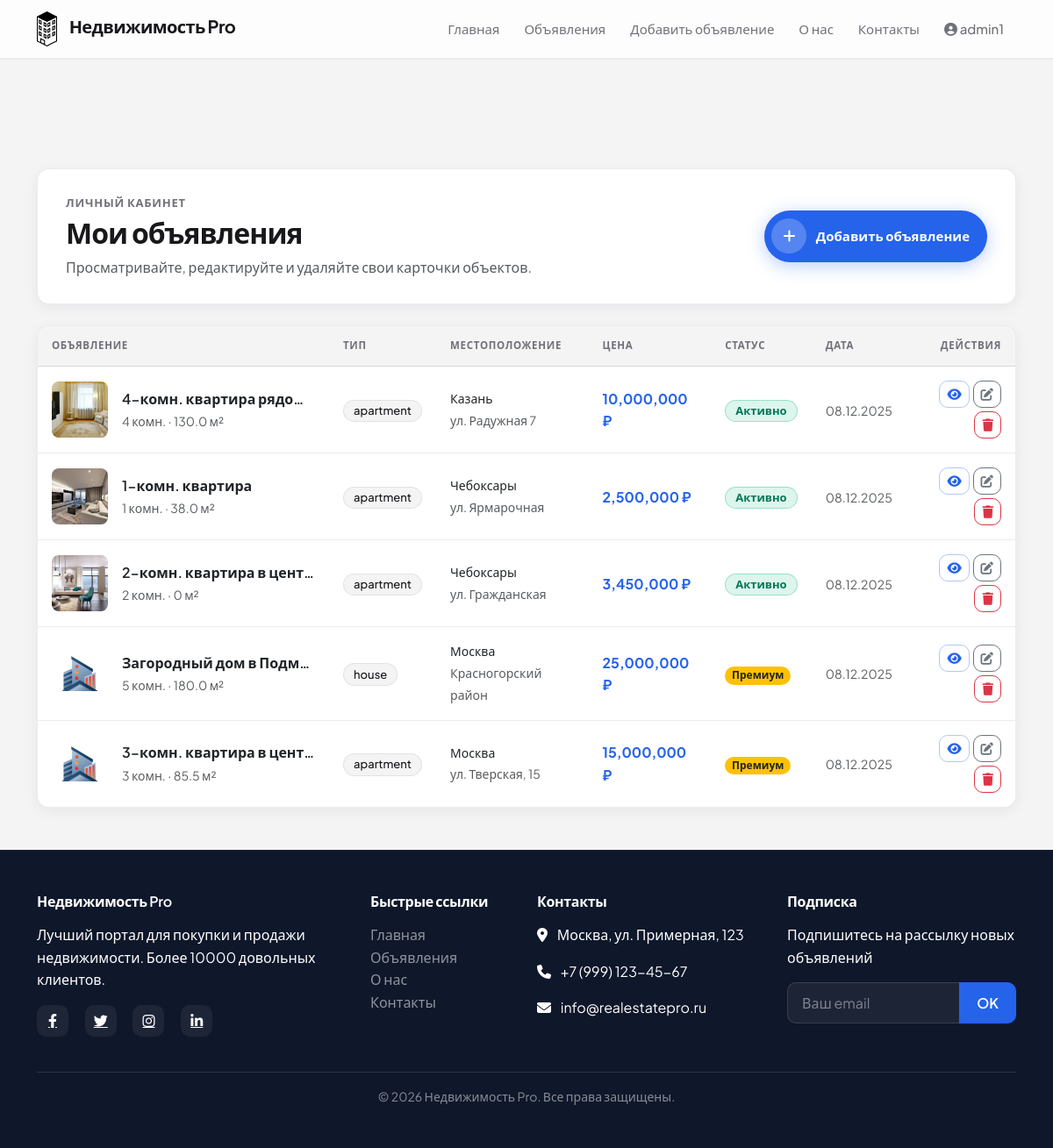
/my-listings (signed in), run on the app's committed database.
### app.py (models this page shows, shortened)
class User(UserMixin, db.Model):
    id = db.Column(db.Integer, primary_key=True)
    username = db.Column(db.String(80), unique=True, nullable=False)
    email = db.Column(db.String(120), unique=True, nullable=False)
    password_hash = db.Column(db.String(200), nullable=False)
    phone = db.Column(db.String(20))
    is_agent = db.Column(db.Boolean, default=False)
    listings = db.relationship('Listing', backref='author', lazy=True)
    created_at = db.Column(db.DateTime, default=datetime.utcnow)

class Listing(db.Model):
    id = db.Column(db.Integer, primary_key=True)
    title = db.Column(db.String(200), nullable=False)
    description = db.Column(db.Text, nullable=False)
    price = db.Column(db.Float, nullable=False)
    property_type = db.Column(db.String(50), nullable=False)
    bedrooms = db.Column(db.Integer)
    bathrooms = db.Column(db.Integer)
    area = db.Column(db.Float)
    location = db.Column(db.String(200), nullable=False)
    city = db.Column(db.String(100), nullable=False)
    featured = db.Column(db.Boolean, default=False)
    main_image = db.Column(db.String(200), default='default.jpg')
    images = db.Column(db.Text, default='[]')
    user_id = db.Column(db.Integer, db.ForeignKey('user.id'), nullable=False)
    created_at = db.Column(db.DateTime, default=datetime.utcnow)
    updated_at = db.Column(db.DateTime, default=datetime.utcnow, onupdate=datetime.utcnow)

### app.py (the view)
@app.route('/my-listings')
@login_required
def my_listings():
    page = request.args.get('page', 1, type=int)
    per_page = 10
    query = Listing.query.filter_by(user_id=current_user.id)
    pagination = query.order_by(Listing.created_at.desc()).paginate(page=page, per_page=per_page)
    return render_template('my_listings.html',
                         listings=pagination.items,
                         pagination=pagination)

### app.py (called while the page is built)
@login_manager.user_loader
def load_user(user_id):
    return User.query.get(int(user_id))

### templates/my_listings.html (shortened to what this page needs)
{% extends "base.html" %}
{% block content %}
<div class="container py-5 my-listings-page">
    <header class="my-listings-head surface-card mb-4">
        <div class="my-listings-head__text">
            <p class="section-eyebrow mb-1">Личный кабинет</p>
            <h1 class="section-title fw-bold mb-2">Мои объявления</h1>
            <p class="text-muted mb-0">Просматривайте, редактируйте и удаляйте свои карточки объектов.</p>
        </div>
        <a href="{{ url_for('add_listing') }}" class="btn btn-add-listing">
            <span class="btn-add-listing__icon" aria-hidden="true"><i class="fas fa-plus"></i></span>
            <span class="btn-add-listing__label">Добавить объявление</span>
        </a>
    </header>
    {% if listings %}
    <div class="surface-card overflow-hidden">
        <div class="table-responsive">
            <table class="table table-hover align-middle my-listings-table mb-0">
                <thead>
                    <tr>
                        <th scope="col">Объявление</th>
                        <th scope="col">Тип</th>
                        <th scope="col">Местоположение</th>
                        <th scope="col">Цена</th>
                        <th scope="col">Статус</th>
                        <th scope="col">Дата</th>
                        <th scope="col" class="text-end">Действия</th>
                    </tr>
                </thead>
                <tbody>
                    {% for listing in listings %}
                    <tr>
                        <td>
                            <div class="d-flex align-items-center gap-3">
                                <img src="{{ url_for('static', filename='images/properties/' + listing.main_image) if listing.main_image else url_for('static', filename='images/default-property.jpg') }}"
                                     class="my-listings-thumb rounded-3 flex-shrink-0"
                                     width="64" height="64"
                                     alt="{{ listing.title }}">
                                <div class="min-w-0">
                                    <div class="fw-semibold text-truncate" style="max-width: 220px;">{{ listing.title }}</div>
                                    <small class="text-muted">{{ listing.bedrooms or 0 }} комн. · {{ listing.area or 0 }} м²</small>
                                </div>
                            </div>
                        </td>
                        <td>
                            <span class="badge rounded-pill my-listings-type">{{ listing.property_type }}</span>
                        </td>
                        <td>
                            <div class="small fw-medium">{{ listing.city }}</div>
                            <small class="text-muted">{{ listing.location|truncate(28) }}</small>
                        </td>
                        <td>
                            <span class="fw-bold text-primary">{{ "{:,.0f}".format(listing.price) }} ₽</span>
                        </td>
                        <td>
                            {% if listing.featured %}
                            <span class="badge rounded-pill bg-warning text-dark">Премиум</span>
                            {% else %}
                            <span class="badge rounded-pill my-listings-status-active">Активно</span>
                            {% endif %}
                        </td>
                        <td>
                            <small class="text-muted">{{ listing.created_at.strftime('%d.%m.%Y') if listing.created_at else '—' }}</small>
                        </td>
                        <td class="text-end">
                            <div class="d-flex flex-wrap justify-content-end gap-1 my-listings-actions">
                                <a href="{{ url_for('listing_detail', listing_id=listing.id) }}"
                                   class="btn btn-sm btn-outline-primary"
                                   title="Просмотр">
                                    <i class="fas fa-eye"></i>
                                </a>
                                <a href="{{ url_for('edit_listing', listing_id=listing.id) }}"
                                   class="btn btn-sm btn-outline-secondary"
                                   title="Редактировать">
                                    <i class="fas fa-edit"></i>
                                </a>
                                <form method="POST" action="{{ url_for('delete_listing', listing_id=listing.id) }}"
                                      class="d-inline"
                                      onsubmit="return confirm('Удалить это объявление?');">
                                    <button type="submit" class="btn btn-sm btn-outline-danger" title="Удалить">
                                        <i class="fas fa-trash"></i>
                                    </button>
                                </form>
                            </div>
                        </td>
                    </tr>
                    {% endfor %}
                </tbody>
            </table>
        </div>
    </div>
    {% endif %}
</div>
{% endblock %}

### templates/base.html (shortened to what this page needs)
<!DOCTYPE html>
<html lang="ru" data-theme="light">
<head>
    <link href="https://cdn.jsdelivr.net/npm/bootstrap@5.3.0/dist/css/bootstrap.min.css" rel="stylesheet">
    <link rel="stylesheet" href="https://cdnjs.cloudflare.com/ajax/libs/font-awesome/6.4.0/css/all.min.css">
    <link rel="stylesheet" href="{{ url_for('static', filename='css/main.css') }}">
    <link rel="stylesheet" href="{{ url_for('static', filename='css/animations.css') }}">
</head>
<body>
    <nav class="navbar navbar-expand-lg navbar-light site-navbar fixed-top">
        <div class="container">
            <a class="navbar-brand" href="{{ url_for('index') }}">
                <img src="{{ url_for('static', filename='images/logo.svg') }}" alt="Логотип" height="40">
                <span class="brand-text">Недвижимость Pro</span>
            </a>
            <div class="collapse navbar-collapse" id="navbarNav">
                <ul class="navbar-nav ms-auto">
                    <li class="nav-item"><a class="nav-link" href="{{ url_for('index') }}">Главная</a></li>
                    <li class="nav-item"><a class="nav-link" href="{{ url_for('listings') }}">Объявления</a></li>
                    <li class="nav-item"><a class="nav-link" href="{{ url_for('add_listing') }}">Добавить объявление</a></li>
                    <li class="nav-item"><a class="nav-link" href="{{ url_for('about') }}">О нас</a></li>
                    <li class="nav-item"><a class="nav-link" href="{{ url_for('contact') }}">Контакты</a></li>
                    {% if current_user.is_authenticated %}
                    <li class="nav-item dropdown">
                        <a class="nav-link dropdown-toggle" href="#" id="userDropdown" role="button" data-bs-toggle="dropdown">
                            <i class="fas fa-user-circle"></i> {{ current_user.username }}
                        </a>
                    </li>
                    {% endif %}
                </ul>
            </div>
        </div>
    </nav>
    <div class="container mt-5 pt-4 flash-stack">
    </div>
    <main class="fade-in">
        {% block content %}{% endblock %}
    </main>
    <footer class="footer site-footer mt-auto py-5 text-white">
        <div class="container">
            <div class="row">
                <div class="col-lg-4 col-md-6 mb-4">
                    <h5 class="mb-3">Недвижимость Pro</h5>
                    <p>Лучший портал для покупки и продажи недвижимости. Более 10000 довольных клиентов.</p>
                    <div class="social-icons mt-3">
                        <a href="#" class="text-white me-3"><i class="fab fa-facebook-f"></i></a>
                        <a href="#" class="text-white me-3"><i class="fab fa-twitter"></i></a>
                        <a href="#" class="text-white me-3"><i class="fab fa-instagram"></i></a>
                        <a href="#" class="text-white"><i class="fab fa-linkedin-in"></i></a>
                    </div>
                </div>
                <div class="col-lg-2 col-md-6 mb-4">
                    <h5 class="mb-3">Быстрые ссылки</h5>
                    <ul class="list-unstyled">
                        <li><a href="{{ url_for('index') }}" class="text-white-50">Главная</a></li>
                        <li><a href="{{ url_for('listings') }}" class="text-white-50">Объявления</a></li>
                        <li><a href="{{ url_for('about') }}" class="text-white-50">О нас</a></li>
                        <li><a href="{{ url_for('contact') }}" class="text-white-50">Контакты</a></li>
                    </ul>
                </div>
                <div class="col-lg-3 col-md-6 mb-4">
                    <h5 class="mb-3">Контакты</h5>
                    <p><i class="fas fa-map-marker-alt me-2"></i> Москва, ул. Примерная, 123</p>
                    <p><i class="fas fa-phone me-2"></i> +7 (999) 123-45-67</p>
                    <p><i class="fas fa-envelope me-2"></i> info@realestatepro.ru</p>
                </div>
                <div class="col-lg-3 col-md-6 mb-4">
                    <h5 class="mb-3">Подписка</h5>
                    <p>Подпишитесь на рассылку новых объявлений</p>
                    <form>
                        <div class="input-group">
                            <input type="email" class="form-control" placeholder="Ваш email">
                            <button class="btn btn-primary" type="submit">OK</button>
                        </div>
                    </form>
                </div>
            </div>
            <hr class="bg-white">
            <div class="text-center">
                <p class="text-white-50 small mb-0">&copy; 2026 Недвижимость Pro. Все права защищены.</p>
            </div>
        </div>
    </footer>
</body>
</html>

### static/css/animations.css (style rules this page uses)
.fade-in { animation: fadeIn 0.5s ease-in-out; }
.btn-ripple { position: relative; overflow: hidden; }
.btn-ripple:after { content: ''; position: absolute; top: 50%; left: 50%; width: 5px; height: 5px; background: rgba(255, 255, 255, 0.5); opacity: 0; border-radius: 100%; transform: scale(1, 1) translate(-50%); transform-origin: 50% 50%; }

### data on the page
User: username "admin1"
Listing: main_image (picture), title "4-комн. квартира рядо…", bedrooms "4", area "130.0", property_type "apartment", city "Казань", location "ул. Радужная 7", price "10,000,000", featured "Активно", created_at "08.12.2025"
Listing: main_image (picture), title "1-комн. квартира", bedrooms "1", area "38.0", property_type "apartment", city "Чебоксары", location "ул. Ярмарочная", price "2,500,000", featured "Активно", created_at "08.12.2025"
Listing: main_image (picture), title "2-комн. квартира в цент…", bedrooms "2", area "0", property_type "apartment", city "Чебоксары", location "ул. Гражданская", price "3,450,000", featured "Активно", created_at "08.12.2025"
Listing: main_image (placeholder picture), title "Загородный дом в Подм…", bedrooms "5", area "180.0", property_type "house", city "Москва", location "Красногорский район", price "25,000,000", featured "Премиум", created_at "08.12.2025"
Listing: main_image (placeholder picture), title "3-комн. квартира в цент…", bedrooms "3", area "85.5", property_type "apartment", city "Москва", location "ул. Тверская, 15", price "15,000,000", featured "Премиум", created_at "08.12.2025"
